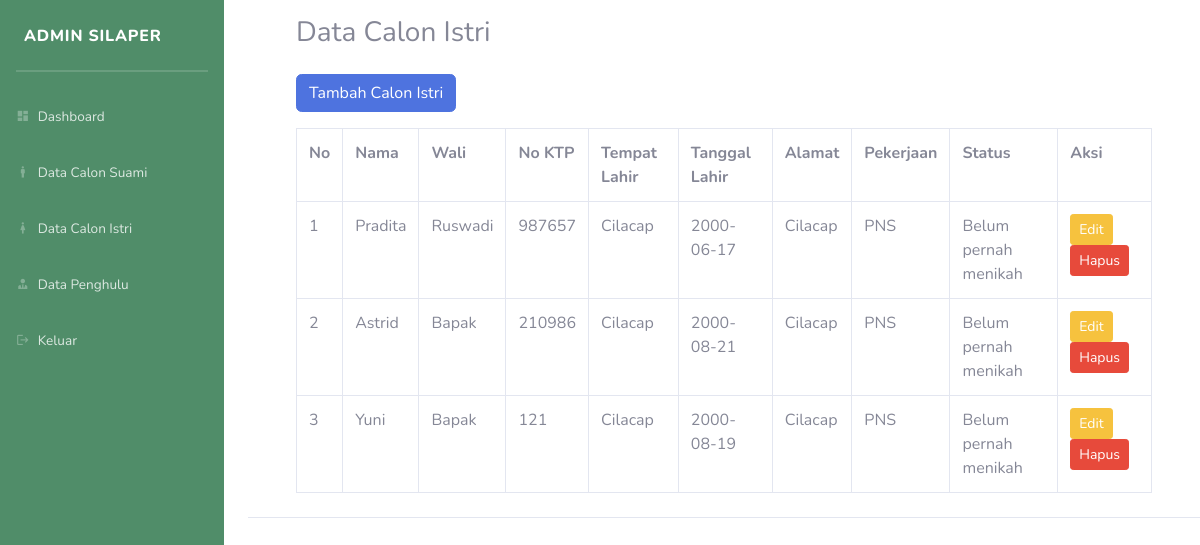
The app's page /cais with its own data.
### tables this page shows
CREATE TABLE `calon_istri` (
  `id` int NOT NULL,
  `nama_cais` varchar(50) NOT NULL,
  `wali` varchar(50) NOT NULL,
  `noktp_cais` varchar(16) NOT NULL,
  `tempat_lahir` varchar(50) NOT NULL,
  `tanggal_lahir` date NOT NULL,
  `alamat_cais` varchar(50) NOT NULL,
  `pekerjaan_cais` varchar(20) NOT NULL,
  `status_cais` varchar(20) NOT NULL
);

### controller/CaisController.php (called while the page is built, shortened)
<?php
include_once '../../models/Cais.php';
class CaisController
{
    private $model;
    public function __construct($db)
    {
        $this->model = new Cais($db);
    }
    public function getAllCais()
    {
        return $this->model->getAllCais();
    }
}
?>

### models/Cais.php (called while the page is built, shortened)
<?php
class Cais{
    private $koneksi;
    public function __construct($db)
    {
        $this->koneksi = $db;
    }
    public function getAllCais()
    {
        $query="SELECT * FROM calon_istri";
        $result=mysqli_query($this->koneksi,$query);
        return $result;
    }
}

### views/cais/index.php (the view)
<?php
include_once '../../config.php';
include_once '../../controller/CaisController.php';
require '../../index.php';
$database=new database;
$db=$database->getKoneksi();
$caisController = new CaisController($db);
$cais = $caisController->getAllCais();
?>
<main class="col-md-9 ms-sm-auto col-lg-10 px-md-4">
    <div class="d-flex justify-content-between flex-wrap flex-md-nowrap align-items-center pt-3 pb-2 mb-3 border-bottom">
<div class="px-5">
    <h3> Data Calon Istri </h3>
    <a class="btn btn-primary mb-3 mt-3" href="tambah_cais">Tambah Calon Istri</a>
    <table border="1" class="table table-bordered">
        <tr>
            <th>No</th>
            <th>Nama</th>
            <th>Wali</th>
            <th>No KTP</th>
            <th>Tempat Lahir</th>
            <th>Tanggal Lahir</th>
            <th>Alamat</th>
            <th>Pekerjaan</th>
            <th>Status</th>
            <th>Aksi</th>
        </tr>
        <?php
$no = 1;
foreach($cais as $x){
?>
<tr>
    <td><?php echo $no++?></td>
    <td><?php echo $x['nama_cais']?></td>
    <td><?php echo $x['wali']?></td>
    <td><?php echo $x['noktp_cais']?></td>
    <td><?php echo $x['tempat_lahir']?></td>
    <td><?php echo $x['tanggal_lahir']?></td>
    <td><?php echo $x['alamat_cais']?></td>
    <td><?php echo $x['pekerjaan_cais']?></td>
    <td><?php echo $x['status_cais']?></td>
    <td>
        <a class="btn btn-warning btn-sm"href="edit_cais?id=<?php echo $x['id'];?>">Edit</a>
        <a class="btn btn-danger btn-sm"href="hapus_cais?id=<?php echo $x['id'];?>"onclick="return confirm('Apakah yakin akan menghapus data ini?')">Hapus</a>
    </td>
</tr>
<?php
}
?>
</table>
</div>

### records on screen
calon_istri: nama_cais "Pradita", wali "Ruswadi", noktp_cais "987657", tempat_lahir "Cilacap", tanggal_lahir "2000-06-17", alamat_cais "Cilacap", pekerjaan_cais "PNS", status_cais "Belum pernah menikah"
calon_istri: nama_cais "Astrid", wali "Bapak", noktp_cais "210986", tempat_lahir "Cilacap", tanggal_lahir "2000-08-21", alamat_cais "Cilacap", pekerjaan_cais "PNS", status_cais "Belum pernah menikah"
calon_istri: nama_cais "Yuni", wali "Bapak", noktp_cais "121", tempat_lahir "Cilacap", tanggal_lahir "2000-08-19", alamat_cais "Cilacap", pekerjaan_cais "PNS", status_cais "Belum pernah menikah"
